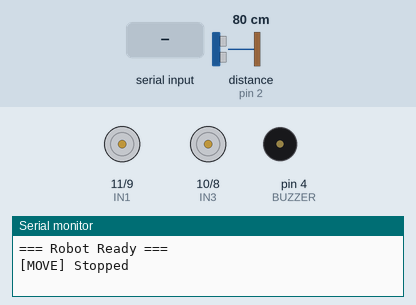
Simulated run of this sketch. Board: Arduino Uno, built with avr-gcc and run on an emulated ATmega328P. Parts: motor-driver pin pairs drawn as motors (green arrow = first pin HIGH = forward, orange = second pin HIGH = backward, longer = more drive, scaled by the enable pin), buzzer (waves = sounding, pin HIGH), the last lines printed to the serial monitor. Wiring (inferred from the names in the program): ultrasonic range finder: trigger pin 3; echo pin 2. Inputs (shaded band) come from the test bench; at power-on: distance to the obstacle (sensor on pin 2) 80 cm. The echo pulse lasts 58.3 µs per cm; pins used as bus, display or sensor lines are not drawn.

Above: at 1.2 s.
1.3 s: "F" received over the second serial link
At 1.55 s:
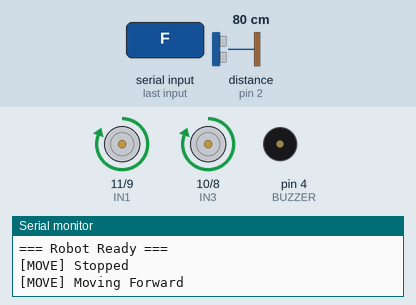
3.3 s: "B" received over the second serial link
At 3.51 s:
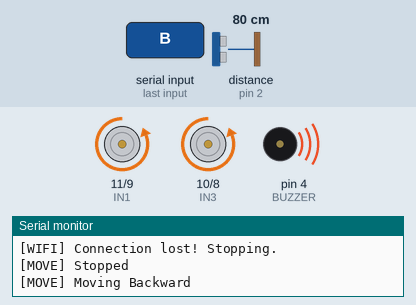
5.3 s: "L" received over the second serial link
At 5.55 s:
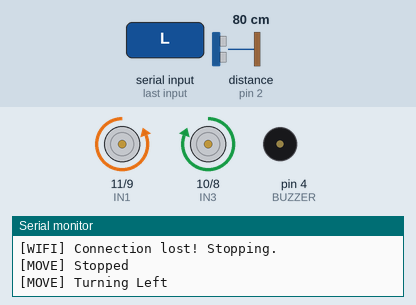
7.3 s: "R" received over the second serial link
At 7.55 s:
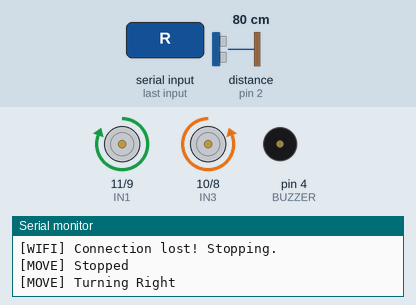
Timing chart, 0 to 10.3 s (numbered marks = the images above; inputs shaded):
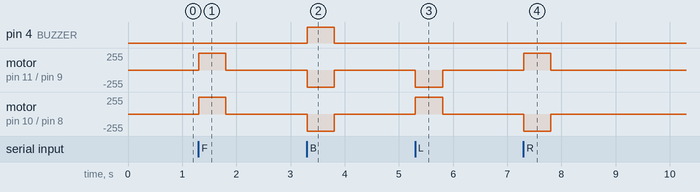

Measured:
- after the input at 1.3 s, motor on pin 11 (IN1) / pin 9 (IN2), motor on pin 10 (IN3) / pin 8 (IN4): stopped → forward 255/255 at once, → stopped 0.50 s later
- after the input at 3.3 s, pin 4 (BUZZER): LOW → HIGH at once, → LOW 0.50 s later; motor on pin 11 (IN1) / pin 9 (IN2), motor on pin 10 (IN3) / pin 8 (IN4): stopped → backward 255/255 at once, → stopped 0.50 s later
- after the input at 5.3 s, motor on pin 11 (IN1) / pin 9 (IN2): stopped → backward 255/255 at once, → stopped 0.50 s later; motor on pin 10 (IN3) / pin 8 (IN4): stopped → forward 255/255 at once, → stopped 0.50 s later
- after the input at 7.3 s, motor on pin 11 (IN1) / pin 9 (IN2): stopped → forward 255/255 at once, → stopped 0.50 s later; motor on pin 10 (IN3) / pin 8 (IN4): stopped → backward 255/255 at once, → stopped 0.50 s later

The sketch:

arduino_codes.ino
```cpp
#include <SoftwareSerial.h>

// L298N Pin Mapping
#define ENA 7
#define ENB 13
#define IN1 11
#define IN2 9
#define IN3 10
#define IN4 8

// Ultrasonic sensor
#define TRIG 3
#define ECHO 2
#define STOP_DISTANCE 20

// Buzzer
#define BUZZER 4

// ESP32 communication
SoftwareSerial espSerial(5, 6);

// State
char currentCmd = 'S';
char lastLoggedCmd = ' ';
char lastMoveCmd = 'S';  // last non-stop command
unsigned long lastCmdTime = 0;
#define WIFI_TIMEOUT_MS 500

// Non-blocking buzzer
unsigned long buzzerLastToggle = 0;
bool buzzerState = false;
int buzzerOnTime = 0;
int buzzerOffTime = 0;
bool buzzerActive = false;

void setBuzzerPattern(int onMs, int offMs) {
  buzzerOnTime = onMs;
  buzzerOffTime = offMs;
  buzzerActive = true;
  if (!buzzerState) {
    digitalWrite(BUZZER, HIGH);
    buzzerState = true;
    buzzerLastToggle = millis();
  }
}

void stopBuzzer() {
  buzzerActive = false;
  buzzerState = false;
  digitalWrite(BUZZER, LOW);
}

void updateBuzzer() {
  if (!buzzerActive) return;
  unsigned long now = millis();
  unsigned long elapsed = now - buzzerLastToggle;

  if (buzzerState && elapsed >= (unsigned long)buzzerOnTime) {
    digitalWrite(BUZZER, LOW);
    buzzerState = false;
    buzzerLastToggle = now;
  } else if (!buzzerState && elapsed >= (unsigned long)buzzerOffTime) {
    digitalWrite(BUZZER, HIGH);
    buzzerState = true;
    buzzerLastToggle = now;
  }
}

// ── Motion ────────────────────────────────────────────────────
void forward() {
  digitalWrite(ENA, HIGH);
  digitalWrite(ENB, HIGH);
  digitalWrite(IN1, HIGH);
  digitalWrite(IN2, LOW);
  digitalWrite(IN3, HIGH);
  digitalWrite(IN4, LOW);
}

void backward() {
  digitalWrite(ENA, HIGH);
  digitalWrite(ENB, HIGH);
  digitalWrite(IN1, LOW);
  digitalWrite(IN2, HIGH);
  digitalWrite(IN3, LOW);
  digitalWrite(IN4, HIGH);
}

void spinLeft() {
  digitalWrite(ENA, HIGH);
  digitalWrite(ENB, HIGH);
  digitalWrite(IN1, LOW);
  digitalWrite(IN2, HIGH);
  digitalWrite(IN3, HIGH);
  digitalWrite(IN4, LOW);
}

void spinRight() {
  digitalWrite(ENA, HIGH);
  digitalWrite(ENB, HIGH);
  digitalWrite(IN1, HIGH);
  digitalWrite(IN2, LOW);
  digitalWrite(IN3, LOW);
  digitalWrite(IN4, HIGH);
}

void stopAll() {
  digitalWrite(ENA, LOW);
  digitalWrite(ENB, LOW);
  digitalWrite(IN1, LOW);
  digitalWrite(IN2, LOW);
  digitalWrite(IN3, LOW);
  digitalWrite(IN4, LOW);
}

// ── Ultrasonic ────────────────────────────────────────────────
long getDistance() {
  digitalWrite(TRIG, LOW);
  delayMicroseconds(2);
  digitalWrite(TRIG, HIGH);
  delayMicroseconds(10);
  digitalWrite(TRIG, LOW);
  long duration = pulseIn(ECHO, HIGH, 20000);  // 20ms timeout (~3.4m max)
  if (duration == 0) return 999;               // no echo = clear path
  return duration * 0.034 / 2;
}

void setup() {
  pinMode(ENA, OUTPUT);
  pinMode(ENB, OUTPUT);
  pinMode(IN1, OUTPUT);
  pinMode(IN2, OUTPUT);
  pinMode(IN3, OUTPUT);
  pinMode(IN4, OUTPUT);
  pinMode(TRIG, OUTPUT);
  pinMode(ECHO, INPUT);
  pinMode(BUZZER, OUTPUT);

  Serial.begin(9600);
  espSerial.begin(9600);

  stopAll();
  Serial.println("=== Robot Ready ===");
}

void loop() {
  unsigned long now = millis();

  // ── Update non-blocking buzzer ──
  updateBuzzer();

  // ── Read command from ESP32 ──
  if (espSerial.available() > 0) {
    char cmd = (char)espSerial.read();
    if (cmd == 'F' || cmd == 'B' || cmd == 'L' || cmd == 'R' || cmd == 'S') {
      currentCmd = cmd;
      lastCmdTime = now;
    }
  }

  // ── WiFi timeout ──
  if (lastCmdTime != 0 && (now - lastCmdTime) > WIFI_TIMEOUT_MS) {
    if (currentCmd != 'S') {
      Serial.println("[WIFI] Connection lost! Stopping.");
      currentCmd = 'S';
      setBuzzerPattern(1000, 500);
    }
  }

  // ── Ultrasonic ──
  long distance = getDistance();


  // Block forward if obstacle
  if (currentCmd == 'F' && distance < STOP_DISTANCE) {
    if (lastLoggedCmd != 'X') {
      Serial.print("[OBSTACLE] Obstacle found! At Distance: ");
      Serial.print(distance);
      Serial.println(" cm. Stopping.");
      lastLoggedCmd = 'X';
    }
    stopAll();
    Serial.println("[DEBUG] stopAll() called");
    Serial.print("[DEBUG] ENA pin state: ");
    Serial.println(digitalRead(ENA));
    Serial.print("[DEBUG] ENB pin state: ");
    Serial.println(digitalRead(ENB));
    setBuzzerPattern(150, 100);
    return;
  }

  // ── Execute command ──
  switch (currentCmd) {
    case 'F':
      forward();
      if (currentCmd != lastLoggedCmd) Serial.println("[MOVE] Moving Forward");
      stopBuzzer();
      break;

    case 'B':
      backward();
      if (currentCmd != lastLoggedCmd) Serial.println("[MOVE] Moving Backward");
      setBuzzerPattern(200, 400);  // truck reversing beep
      break;

    case 'L':
      spinLeft();
      if (currentCmd != lastLoggedCmd) Serial.println("[MOVE] Turning Left");
      stopBuzzer();
      break;

    case 'R':
      spinRight();
      if (currentCmd != lastLoggedCmd) Serial.println("[MOVE] Turning Right");
      stopBuzzer();
      break;

    case 'S':
    default:
      stopAll();
      if (currentCmd != lastLoggedCmd) Serial.println("[MOVE] Stopped");
      stopBuzzer();
      break;
  }

  lastLoggedCmd = currentCmd;
}
```
